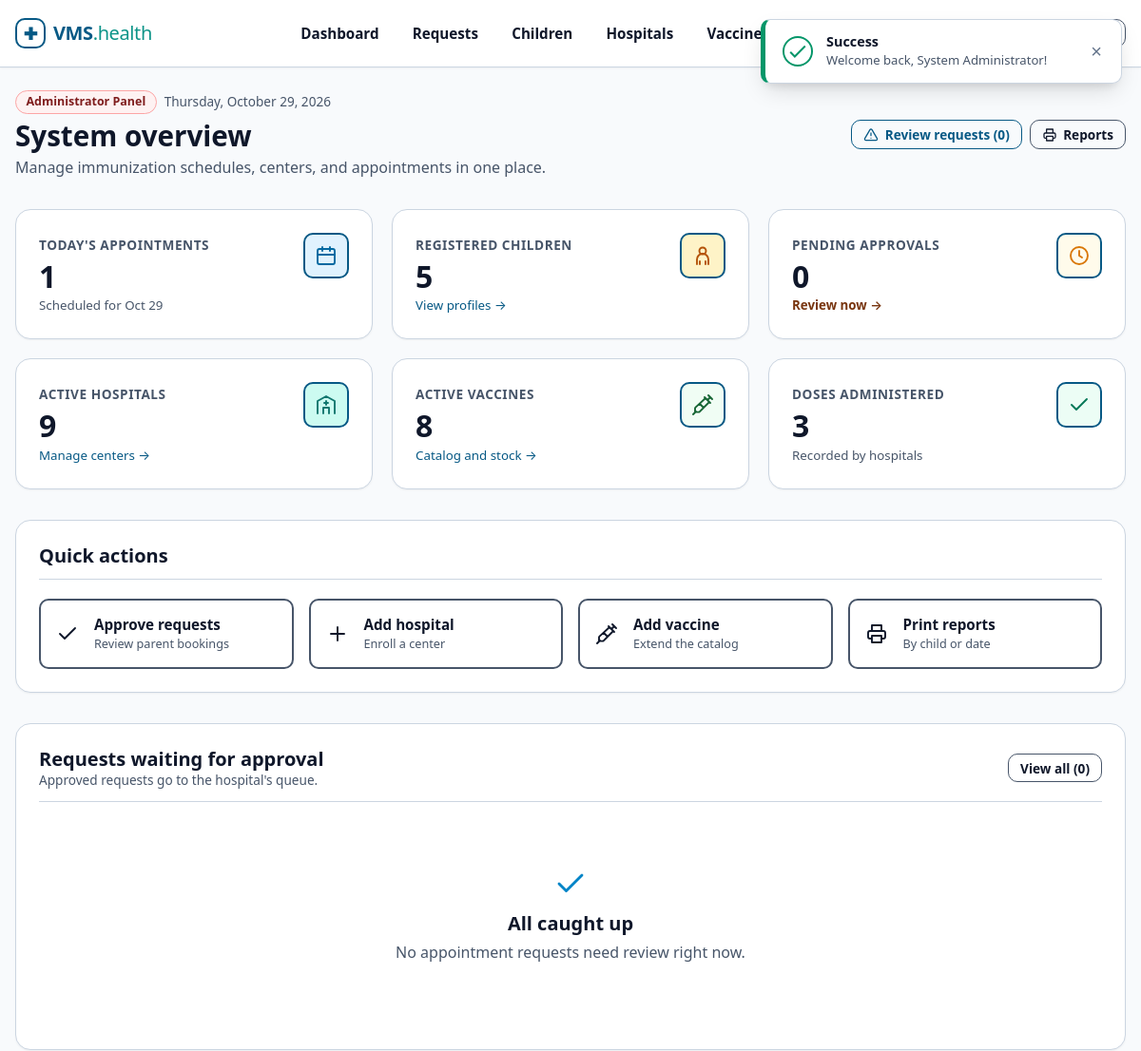
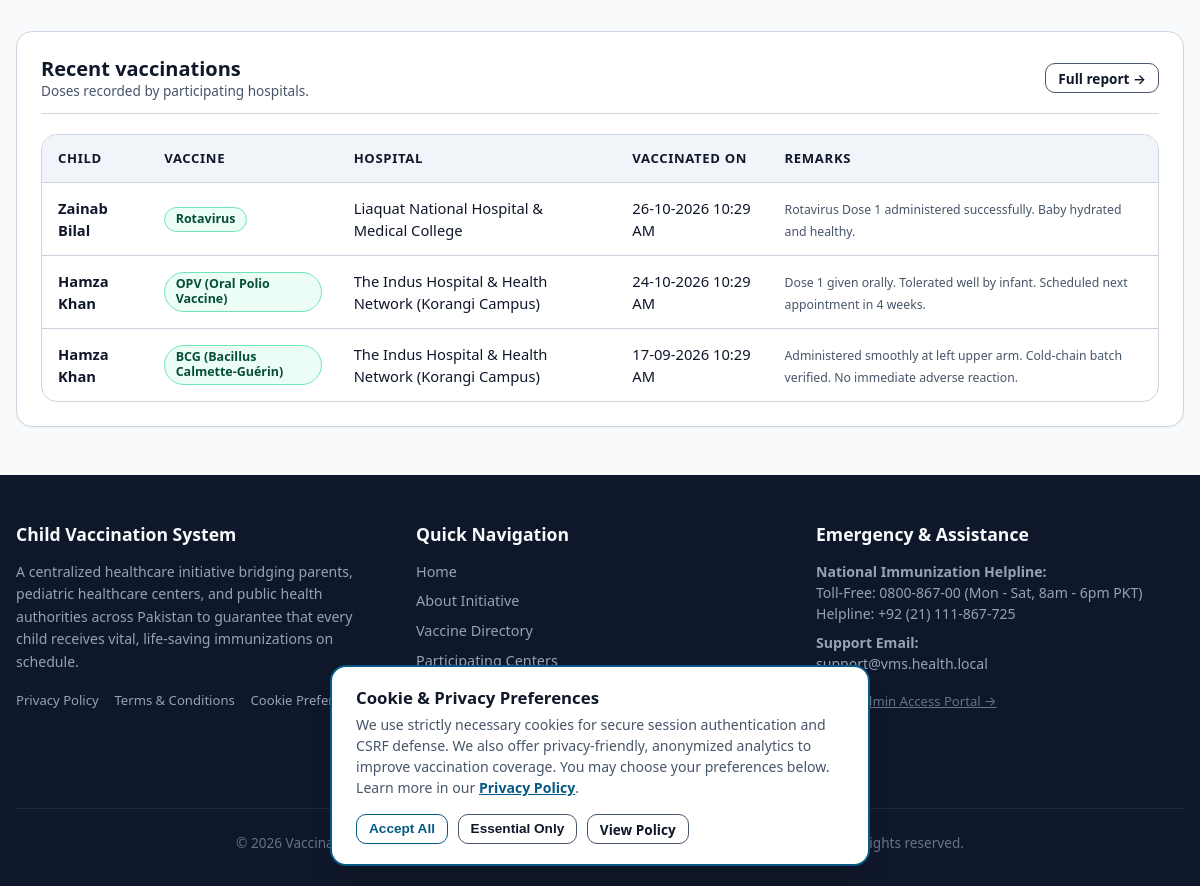
Page /vms/admin/dashboard.php (signed in) on the committed database (2 pictures, top to bottom).
### tables this page shows
CREATE TABLE `bookings` (
  `id` INT UNSIGNED NOT NULL AUTO_INCREMENT,
  `child_id` INT UNSIGNED NOT NULL COMMENT 'Child receiving vaccination',
  `parent_id` INT UNSIGNED NOT NULL COMMENT 'Parent who booked appointment',
  `hospital_id` INT UNSIGNED NOT NULL COMMENT 'Selected vaccination center',
  `vaccine_id` INT UNSIGNED NOT NULL COMMENT 'Vaccine to be administered',
  `preferred_date` DATE NOT NULL COMMENT 'Date booked for the appointment',
  `time_slot` VARCHAR(30) NOT NULL COMMENT 'e.g. 09:00 AM - 10:00 AM',
  `admin_status` ENUM('pending', 'approved', 'rejected') NOT NULL DEFAULT 'pending' COMMENT 'Admin approval status',
  `vaccination_status` ENUM('pending', 'vaccinated', 'not_vaccinated') NOT NULL DEFAULT 'pending' COMMENT 'Hospital verification status',
  `vaccinated_on` DATETIME DEFAULT NULL COMMENT 'Timestamp when hospital confirmed vaccination',
  `remarks` TEXT DEFAULT NULL COMMENT 'Clinical observations or rejection/cancellation reasons',
  `created_at` DATETIME NOT NULL DEFAULT CURRENT_TIMESTAMP,
  PRIMARY KEY (`id`),
  KEY `idx_bookings_child` (`child_id`),
  KEY `idx_bookings_parent` (`parent_id`),
  KEY `idx_bookings_hospital` (`hospital_id`),
  KEY `idx_bookings_vaccine` (`vaccine_id`),
  KEY `idx_bookings_admin_status` (`admin_status`),
  KEY `idx_bookings_vac_status` (`vaccination_status`),
  KEY `idx_bookings_preferred_date` (`preferred_date`),
  KEY `idx_bookings_parent_child` (`parent_id`, `child_id`),
  KEY `idx_bookings_hosp_schedule` (`hospital_id`, `preferred_date`, `vaccination_status`),
  CONSTRAINT `fk_bookings_child` FOREIGN KEY (`child_id`)
    REFERENCES `children` (`id`) ON DELETE CASCADE ON UPDATE CASCADE,
  CONSTRAINT `fk_bookings_parent` FOREIGN KEY (`parent_id`)
    REFERENCES `parents` (`id`) ON DELETE CASCADE ON UPDATE CASCADE,
  CONSTRAINT `fk_bookings_hospital` FOREIGN KEY (`hospital_id`)
    REFERENCES `hospitals` (`id`) ON DELETE CASCADE ON UPDATE CASCADE,
  CONSTRAINT `fk_bookings_vaccine` FOREIGN KEY (`vaccine_id`)
    REFERENCES `vaccines` (`id`) ON DELETE CASCADE ON UPDATE CASCADE
);

CREATE TABLE `children` (
  `id` INT UNSIGNED NOT NULL AUTO_INCREMENT,
  `parent_id` INT UNSIGNED NOT NULL COMMENT 'Foreign key to parents.id',
  `name` VARCHAR(100) NOT NULL COMMENT 'Child full name',
  `dob` DATE NOT NULL COMMENT 'Date of birth used for schedule calculations',
  `gender` ENUM('male', 'female', 'other') NOT NULL COMMENT 'Biological gender',
  `blood_group` VARCHAR(10) NOT NULL COMMENT 'Blood group e.g. A+, B+, O+, AB-',
  `created_at` DATETIME NOT NULL DEFAULT CURRENT_TIMESTAMP,
  PRIMARY KEY (`id`),
  KEY `idx_children_parent_id` (`parent_id`),
  KEY `idx_children_dob` (`dob`),
  CONSTRAINT `fk_children_parent` FOREIGN KEY (`parent_id`)
    REFERENCES `parents` (`id`) ON DELETE CASCADE ON UPDATE CASCADE
);

CREATE TABLE `vaccines` (
  `id` INT UNSIGNED NOT NULL AUTO_INCREMENT,
  `name` VARCHAR(100) NOT NULL COMMENT 'Vaccine name e.g. BCG, OPV, MMR',
  `description` TEXT NOT NULL COMMENT 'Medical indications, preventable illnesses, instructions',
  `recommended_age_days` INT UNSIGNED NOT NULL COMMENT 'Days from birth when dose is due (0 = Birth)',
  `doses` INT UNSIGNED NOT NULL DEFAULT 1 COMMENT 'Total recommended doses in the series',
  `status` ENUM('available', 'unavailable') NOT NULL DEFAULT 'available',
  `created_at` DATETIME NOT NULL DEFAULT CURRENT_TIMESTAMP,
  PRIMARY KEY (`id`),
  KEY `idx_vaccines_status` (`status`),
  KEY `idx_vaccines_age_days` (`recommended_age_days`)
);

CREATE TABLE `hospitals` (
  `id` INT UNSIGNED NOT NULL AUTO_INCREMENT,
  `user_id` INT UNSIGNED NOT NULL COMMENT 'Foreign key to users.id',
  `name` VARCHAR(150) NOT NULL COMMENT 'Official name of the hospital / health center',
  `address` TEXT NOT NULL COMMENT 'Street address of the hospital',
  `city` VARCHAR(80) NOT NULL COMMENT 'City where hospital is located',
  `location` VARCHAR(150) NOT NULL COMMENT 'District, zone, or prominent landmark for parent search',
  `phone` VARCHAR(25) NOT NULL COMMENT 'Hospital reception / pediatric hotline',
  `status` ENUM('active', 'inactive') NOT NULL DEFAULT 'active' COMMENT 'Account status',
  `created_at` DATETIME NOT NULL DEFAULT CURRENT_TIMESTAMP,
  PRIMARY KEY (`id`),
  UNIQUE KEY `uk_hospitals_user_id` (`user_id`),
  KEY `idx_hospitals_city` (`city`),
  KEY `idx_hospitals_status` (`status`),
  CONSTRAINT `fk_hospitals_user` FOREIGN KEY (`user_id`)
    REFERENCES `users` (`id`) ON DELETE CASCADE ON UPDATE CASCADE
);

### vms/includes/functions.php (called while the page is built, shortened)
<?php
function url(string $path = ''): string
{
    return BASE_URL . ltrim($path, '/');
}
function e($value): string
{
    return htmlspecialchars((string)$value, ENT_QUOTES, 'UTF-8');
}
function formatDate(?string $dateString, string $format = 'd-m-Y'): string
{
    $timestamp = strtotime($dateString);
    return date($format, $timestamp);
}

### vms/admin/dashboard.php (the view, shortened to what this page needs)
<?php
require_once __DIR__ . '/../includes/functions.php';
require_once __DIR__ . '/../includes/ui.php';
$pdo = getDBConnection();
try {
    $statTodayBookings         = (int)$pdo->query('SELECT COUNT(*) FROM bookings WHERE preferred_date = CURDATE()')->fetchColumn();
    $statTotalChildren         = (int)$pdo->query('SELECT COUNT(*) FROM children')->fetchColumn();
    $statTotalHospitals        = (int)$pdo->query('SELECT COUNT(*) FROM hospitals WHERE status = \'active\'')->fetchColumn();
    $statAvailableVaccines     = (int)$pdo->query('SELECT COUNT(*) FROM vaccines WHERE status = \'available\'')->fetchColumn();
    $statPendingRequests       = (int)$pdo->query('SELECT COUNT(*) FROM bookings WHERE admin_status = \'pending\'')->fetchColumn();
    $statCompletedVaccinations = (int)$pdo->query('SELECT COUNT(*) FROM bookings WHERE vaccination_status = \'vaccinated\'')->fetchColumn();
    $reqStmt = $pdo->prepare(
        'SELECT b.id, b.preferred_date, b.time_slot, b.created_at,
                c.name AS child_name, c.dob AS child_dob,
                u.name AS parent_name, p.phone AS parent_phone,
                h.name AS hospital_name,
                v.name AS vaccine_name
         FROM bookings b
         JOIN children c ON b.child_id = c.id
         JOIN parents p ON b.parent_id = p.id
         JOIN users u ON p.user_id = u.id
         JOIN hospitals h ON b.hospital_id = h.id
         JOIN vaccines v ON b.vaccine_id = v.id
         WHERE b.admin_status = \'pending\'
         ORDER BY b.created_at DESC
         LIMIT 5'
    );
    $reqStmt->execute();
    $recentPending = $reqStmt->fetchAll();
    $doneStmt = $pdo->prepare(
        'SELECT b.id, b.vaccinated_on, b.remarks,
                c.name AS child_name,
                h.name AS hospital_name,
                v.name AS vaccine_name
         FROM bookings b
         JOIN children c ON b.child_id = c.id
         JOIN hospitals h ON b.hospital_id = h.id
         JOIN vaccines v ON b.vaccine_id = v.id
         WHERE b.vaccination_status = \'vaccinated\'
         ORDER BY b.vaccinated_on DESC
         LIMIT 5'
    );
    $doneStmt->execute();
    $recentVaccinated = $doneStmt->fetchAll();
} catch (PDOException $ex) {
    error_log('[ADMIN DASHBOARD DB ERROR] ' . $ex->getMessage());
    $statTodayBookings = $statTotalChildren = $statTotalHospitals = $statAvailableVaccines = $statPendingRequests = $statCompletedVaccinations = 0;
    $recentPending = [];
    $recentVaccinated = [];
}
require_once __DIR__ . '/../includes/header.php';
?>
<div class="container">
    <div class="ui-bar" style="margin-bottom: 2rem;">
        <div>
            <div style="display: flex; align-items: center; gap: .5rem; margin-bottom: .25rem;">
                <span class="badge badge-danger">Administrator panel</span>
                <span style="font-size: .85rem; color: var(--text-muted);"><?= date('l, F j, Y'); ?></span>
            </div>
            <h1>System overview</h1>
            <p>Manage immunization schedules, centers, and appointments in one place.</p>
        </div>
        <div style="display: flex; gap: .5rem; flex-wrap: wrap;">
            <a href="<?= url('admin/requests.php'); ?>" class="btn btn-primary btn-sm ui-btn-icon">
                <?= uiIcon('alert', 16); ?> Review requests (<?= $statPendingRequests; ?>)
            </a>
            <a href="<?= url('admin/reports.php'); ?>" class="btn btn-outline btn-sm ui-btn-icon">
                <?= uiIcon('print', 16); ?> Reports
            </a>
        </div>
    </div>
    <div class="grid grid-3" style="gap: 1.25rem; margin-bottom: 2rem;">
        <div class="stat-card">
            <div>
                <span class="stat-label">Today's appointments</span>
                <div class="stat-value" data-count-to="<?= $statTodayBookings; ?>"><?= $statTodayBookings; ?></div>
                <small style="color: var(--text-muted);">Scheduled for <?= date('M d'); ?></small>
            </div>
            <div class="stat-icon ui-stat-ico" style="background-color: #e0f2fe; color: #0369a1;">
                <?= uiIcon('calendar', 24); ?>
            </div>
        </div>
        <div class="stat-card">
            <div>
                <span class="stat-label">Registered children</span>
                <div class="stat-value" data-count-to="<?= $statTotalChildren; ?>"><?= $statTotalChildren; ?></div>
                <small style="color: var(--text-muted);"><a href="<?= url('admin/children.php'); ?>">View profiles &rarr;</a></small>
            </div>
            <div class="stat-icon ui-stat-ico" style="background-color: #fef3c7; color: #b45309;">
                <?= uiIcon('child', 24); ?>
            </div>
        </div>
        <div class="stat-card" style="<?= $statPendingRequests > 0 ? 'border-color: #f59e0b;' : ''; ?>">
            <div>
                <span class="stat-label">Pending approvals</span>
                <div class="stat-value" data-count-to="<?= $statPendingRequests; ?>" style="<?= $statPendingRequests > 0 ? 'color: #d97706;' : ''; ?>">
                    <?= $statPendingRequests; ?>
                </div>
                <small><a href="<?= url('admin/requests.php'); ?>" style="color: var(--warning-text, #92400e); font-weight: 600;">Review now &rarr;</a></small>
            </div>
            <div class="stat-icon ui-stat-ico" style="background-color: #fffbeb; color: #d97706;">
                <?= uiIcon('clock', 24); ?>
            </div>
        </div>
        <div class="stat-card">
            <div>
                <span class="stat-label">Active hospitals</span>
                <div class="stat-value" data-count-to="<?= $statTotalHospitals; ?>"><?= $statTotalHospitals; ?></div>
                <small style="color: var(--text-muted);"><a href="<?= url('admin/hospitals.php'); ?>">Manage centers &rarr;</a></small>
            </div>
            <div class="stat-icon ui-stat-ico" style="background-color: #ccfbf1; color: #0f766e;">
                <?= uiIcon('hospital', 24); ?>
            </div>
        </div>
        <div class="stat-card">
            <div>
                <span class="stat-label">Active vaccines</span>
                <div class="stat-value" data-count-to="<?= $statAvailableVaccines; ?>"><?= $statAvailableVaccines; ?></div>
                <small style="color: var(--text-muted);"><a href="<?= url('admin/vaccines.php'); ?>">Catalog and stock &rarr;</a></small>
            </div>
            <div class="stat-icon ui-stat-ico" style="background-color: #f0fdf4; color: #166534;">
                <?= uiIcon('syringe', 24); ?>
            </div>
        </div>
        <div class="stat-card">
            <div>
                <span class="stat-label">Doses administered</span>
                <div class="stat-value" data-count-to="<?= $statCompletedVaccinations; ?>"><?= $statCompletedVaccinations; ?></div>
                <small style="color: var(--text-muted);">Recorded by hospitals</small>
            </div>
            <div class="stat-icon ui-stat-ico" style="background-color: #ecfdf5; color: #047857;">
                <?= uiIcon('check', 24); ?>
            </div>
        </div>
    </div>
    <div class="card" style="margin-bottom: 2rem;">
        <div class="card-header">
            <h3>Quick actions</h3>
        </div>
        <div class="grid grid-4" style="gap: 1rem;">
            <a href="<?= url('admin/requests.php'); ?>" class="btn btn-outline" style="justify-content: flex-start; padding: 1rem;">
                <?= uiIcon('check', 24); ?>
                <span style="text-align: left; margin-left: .6rem;">
                    <strong>Approve requests</strong><br>
                    <small style="color: var(--text-muted); font-weight: normal;">Review parent bookings</small>
                </span>
            </a>
            <a href="<?= url('admin/hospitals.php?action=add'); ?>" class="btn btn-outline" style="justify-content: flex-start; padding: 1rem;">
                <?= uiIcon('plus', 24); ?>
                <span style="text-align: left; margin-left: .6rem;">
                    <strong>Add hospital</strong><br>
                    <small style="color: var(--text-muted); font-weight: normal;">Enroll a center</small>
                </span>
            </a>
            <a href="<?= url('admin/vaccines.php?action=add'); ?>" class="btn btn-outline" style="justify-content: flex-start; padding: 1rem;">
                <?= uiIcon('syringe', 24); ?>
                <span style="text-align: left; margin-left: .6rem;">
                    <strong>Add vaccine</strong><br>
                    <small style="color: var(--text-muted); font-weight: normal;">Extend the catalog</small>
                </span>
            </a>
            <a href="<?= url('admin/reports.php'); ?>" class="btn btn-outline" style="justify-content: flex-start; padding: 1rem;">
                <?= uiIcon('print', 24); ?>
                <span style="text-align: left; margin-left: .6rem;">
                    <strong>Print reports</strong><br>
                    <small style="color: var(--text-muted); font-weight: normal;">By child or date</small>
                </span>
            </a>
        </div>
    </div>
    <div class="card" style="margin-bottom: 2rem;">
        <div class="card-header">
            <div>
                <h3>Requests waiting for approval</h3>
                <p style="margin: 0; font-size: .85rem;">Approved requests go to the hospital's queue.</p>
            </div>
            <a href="<?= url('admin/requests.php'); ?>" class="btn btn-outline btn-sm">View all (<?= $statPendingRequests; ?>)</a>
        </div>
        <?php if (empty($recentPending)): ?>
            <div class="ui-empty">
                <span style="color: var(--success);"><?= uiIcon('check', 36); ?></span>
                <h3>All caught up</h3>
                <p>No appointment requests need review right now.</p>
            </div>
        <?php endif; ?>
    </div>
    <div class="card">
        <div class="card-header">
            <div>
                <h3>Recent vaccinations</h3>
                <p style="margin: 0; font-size: .85rem;">Doses recorded by participating hospitals.</p>
            </div>
            <a href="<?= url('admin/reports.php'); ?>" class="btn btn-outline btn-sm">Full report &rarr;</a>
        </div>
        <?php if (empty($recentVaccinated)): ?>
            <div class="ui-empty">
                <?= uiIcon('syringe', 36); ?>
                <h3>No vaccinations recorded yet</h3>
                <p>Doses appear here once hospitals mark appointments as vaccinated.</p>
            </div>
        <?php else: ?>
            <div class="table-responsive">
                <table class="table">
                    <thead>
                        <tr>
                            <th>Child</th>
                            <th>Vaccine</th>
                            <th>Hospital</th>
                            <th>Vaccinated on</th>
                            <th>Remarks</th>
                        </tr>
                    </thead>
                    <tbody>
                        <?php foreach ($recentVaccinated as $v): ?>
                            <tr>
                                <td><strong><?= e($v['child_name']); ?></strong></td>
                                <td><span class="badge badge-success"><?= e($v['vaccine_name']); ?></span></td>
                                <td><?= e($v['hospital_name']); ?></td>
                                <td><?= formatDate($v['vaccinated_on'], 'd-m-Y h:i A'); ?></td>
                                <td><small style="color: var(--text-muted);"><?= e($v['remarks'] ?: 'Routine dose administered.'); ?></small></td>
                            </tr>
                        <?php endforeach; ?>
                    </tbody>
                </table>
            </div>
        <?php endif; ?>
    </div>
</div>
<?php require_once __DIR__ . '/../includes/footer.php'; ?>

### rows in the picture
bookings: child.name "Zainab Bilal", vaccine.name "Rotavirus", hospital.name "Liaquat National Hospital & Medical College", vaccinated_on "26-10-2026 10:29 AM", remarks "Rotavirus Dose 1 administered successfully. Baby hydrated and healthy."
bookings: child.name "Hamza Khan", vaccine.name "OPV (Oral Polio Vaccine)", hospital.name "The Indus Hospital & Health Network (Korangi Campus)", vaccinated_on "24-10-2026 10:29 AM", remarks "Dose 1 given orally. Tolerated well by infant. Scheduled next appointment in 4 weeks."
bookings: child.name "Hamza Khan", vaccine.name "BCG (Bacillus Calmette-Guérin)", hospital.name "The Indus Hospital & Health Network (Korangi Campus)", vaccinated_on "17-09-2026 10:29 AM", remarks "Administered smoothly at left upper arm. Cold-chain batch verified. No immediate adverse reaction."

### other values in the picture
$flashType "Success"
$flashMsg "Welcome back, System Administrator!"
$statPendingRequests "0"
$statTodayBookings "1"
$statTotalChildren "5"
$statTotalHospitals "9"
$statAvailableVaccines "8"
$statCompletedVaccinations "3"
